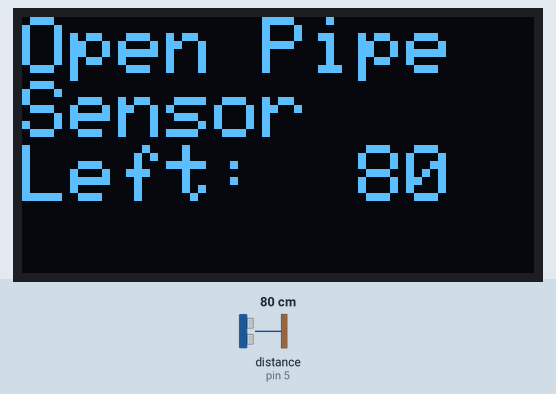
Recording of a sketch running on a simulated Arduino Uno, built with avr-gcc and run on an emulated ATmega328P. On the bench: 128×64 one-colour display. Wiring (inferred from the names in the program): ultrasonic range finder: trigger pin 4; echo pin 5. The inputs (shaded band) are chosen by the test bench; at power-on: distance to the obstacle (sensor on pin 5) 80 cm. The echo pulse lasts 58.3 µs per cm; what the sketch prints to the serial monitor is not drawn.

Above: at 1.2 s.
1.3 s: distance to the obstacle (sensor on pin 5) set to 250 cm
At 1.51 s:
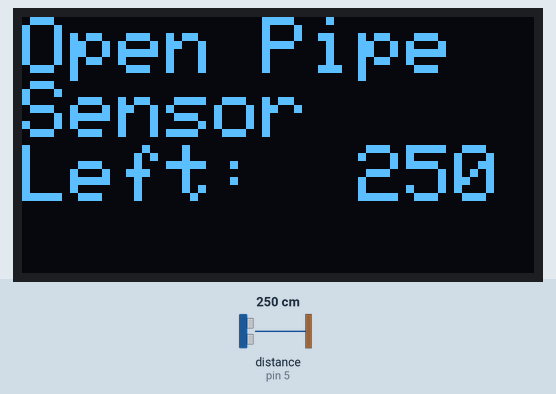
3.3 s: distance to the obstacle (sensor on pin 5) set to 2 cm
At 4.2 s:
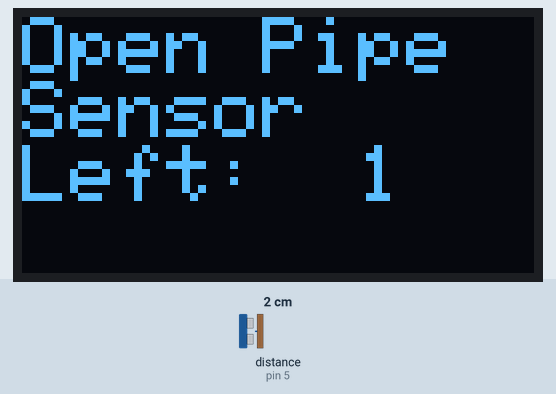
4.9 s: distance to the obstacle (sensor on pin 5) set to 4 cm
At 6.1 s:
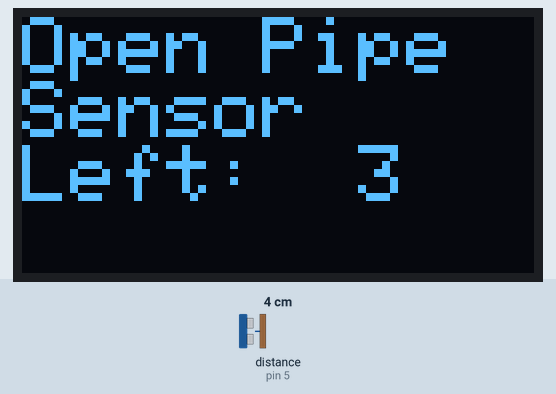
Timing chart, 0 to 7.9 s (numbered marks = the images above; inputs shaded):
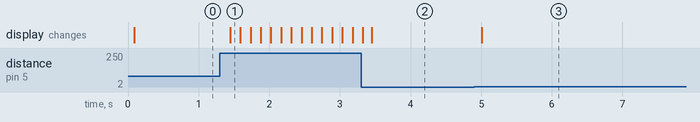

The sketch:

Arduino_JSN-SR04T_Display.ino
```cpp
/*
 * This sketch is used to test an SR04-M2 board
 *
 * According to documentation it uses the same interface as JSN-SR04T
 * but it needs inverted levels on Trigger Pin
 *
 */

// Ultrasonic Board is connected to Grove connector D4
const unsigned int TRIG_PIN=4; // RX
const unsigned int ECHO_PIN=5; // TX

// Use 9600 Baud for Serial output
const unsigned int BAUD_RATE=9600;

// JSN-SR04T SR04-M2 needs an inverted signal
#define TRIGGER_LOW HIGH
#define TRIGGER_HIGH LOW

#include <Wire.h>
#include <Adafruit_GFX.h>
#include <Adafruit_SH110X.h>

// Use M5Stack Display with Adafruit Display library
Adafruit_SH1107 display = Adafruit_SH1107(64, 128, &Wire);

void setup() {

  display.begin(0x3C, true);

  display.clearDisplay();
  display.display();

  display.setRotation(3);

  display.setTextSize(2);

  display.setTextColor(SH110X_WHITE);

  pinMode(TRIG_PIN, OUTPUT);
  pinMode(ECHO_PIN, INPUT);

  Serial.begin(BAUD_RATE);

}

int left=0 ;

void loop() {
  digitalWrite(TRIG_PIN, TRIGGER_LOW);
  delayMicroseconds(2);
  digitalWrite(TRIG_PIN, TRIGGER_HIGH);
  delayMicroseconds(10);
  digitalWrite(TRIG_PIN, TRIGGER_LOW);

  const unsigned long duration= pulseIn(ECHO_PIN, HIGH);
  int distance= duration/29/2;


  if(duration==0){
    Serial.println("Warning: no pulse from sensor");
  } else {
    Serial.print("Distance:");
    Serial.print(distance);
    Serial.println(" cm");
    left=distance ;
  }


  display.clearDisplay() ;
  display.setCursor(0,0);
  display.println("Open Pipe");
  display.println("Sensor");
  display.print("Left:  ") ;
  display.println(left) ;

  display.display();

  delay(100) ;
}
```

Measured:
- after the input at 1.3 s, the display: changes after 0.15 s (image 1)
- after the input at 3.3 s, the display: first differs from a run without the input after 0.15 s (image 2)
- after the input at 4.9 s, the display: changes after 0.11 s (image 3)
